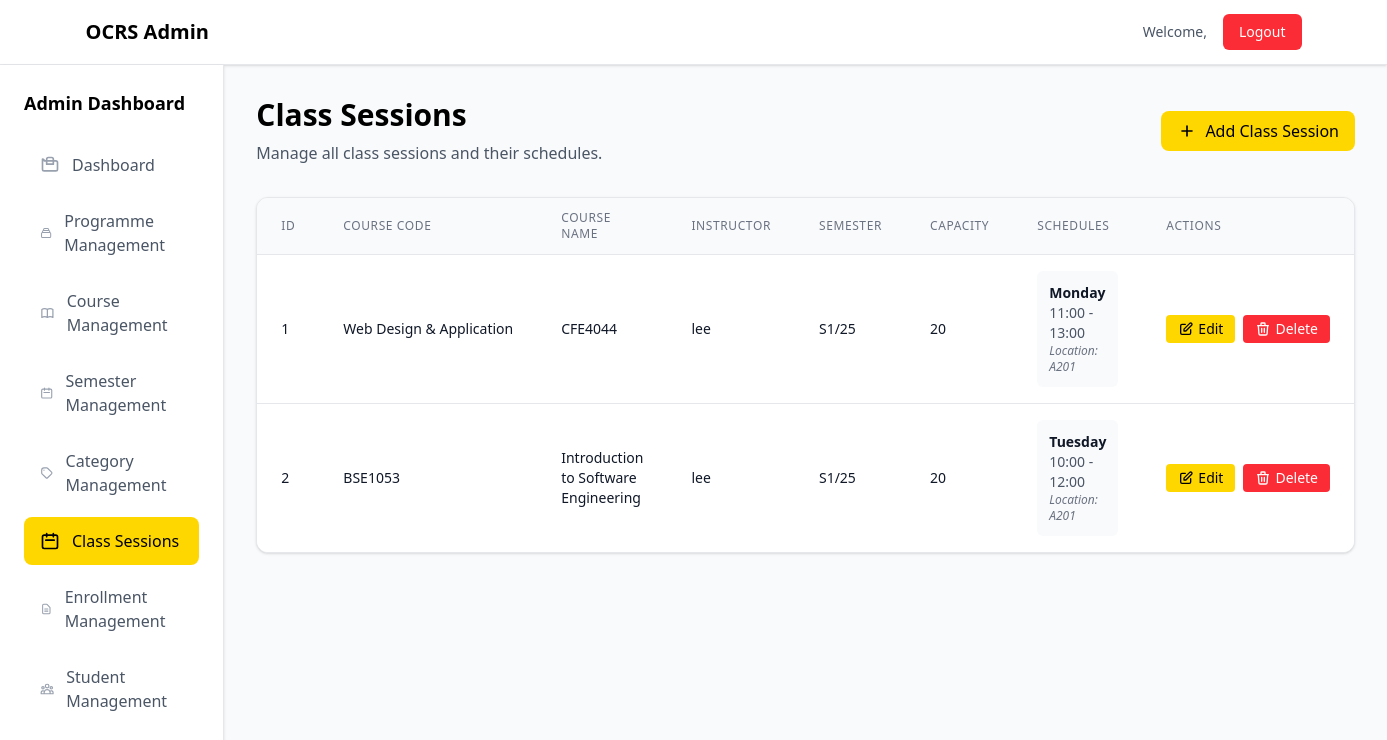
/admin/class_session.php, run on the app's committed database.
### tables this page shows
CREATE TABLE `class_sessions` (
  `session_id` int(11) NOT NULL,
  `course_id` int(11) NOT NULL,
  `instructor_id` int(11) NOT NULL,
  `semester` varchar(100) NOT NULL,
  `capacity` int(11) NOT NULL,
  `created_by` int(11) NOT NULL,
  `created_at` datetime NOT NULL,
  `updated_at` datetime NOT NULL
);

CREATE TABLE `courses` (
  `course_id` int(11) NOT NULL,
  `course_code` varchar(100) NOT NULL,
  `course_name` varchar(100) NOT NULL,
  `description` text NOT NULL,
  `credits` decimal(5,2) NOT NULL,
  `prog_id` int(11) NOT NULL,
  `created_by` int(11) NOT NULL,
  `created_at` datetime NOT NULL,
  `updated_at` datetime NOT NULL
);

CREATE TABLE `users` (
  `user_id` int(11) NOT NULL,
  `username` varchar(100) NOT NULL,
  `email` varchar(100) NOT NULL,
  `password` varchar(100) NOT NULL,
  `role` enum('user','admin') NOT NULL,
  `status` enum('approved','pending','rejected') NOT NULL,
  `is_active` tinyint(4) NOT NULL,
  `created_at` datetime NOT NULL,
  `updated_at` datetime NOT NULL
);

CREATE TABLE `class_schedules` (
  `schedule_id` int(11) NOT NULL,
  `session_id` int(11) NOT NULL,
  `day` enum('Monday','Tuesday','Wednesday','Thursday','Friday','Saturday','Sunday') NOT NULL,
  `start_time` time NOT NULL,
  `end_time` time NOT NULL,
  `location` varchar(50) NOT NULL,
  `created_by` int(11) NOT NULL,
  `created_at` datetime NOT NULL,
  `updated_at` datetime NOT NULL
);

### admin/class_session.php (the view, shortened to what this page needs)
<?php
    require_once '../header.php';
    $sql = "SELECT class_sessions.*, c.course_code, c.course_name, u.username
    FROM class_sessions
    JOIN courses c ON class_sessions.course_id = c.course_id
    JOIN users u ON class_sessions.instructor_id = u.user_id
    ORDER BY class_sessions.session_id";
    $stmt = $pdo->query($sql);
?>
<div class="min-h-screen bg-gray-50">
    <div class="bg-white shadow-sm border-b border-gray-200">
        <div class="max-w-7xl mx-auto px-4 sm:px-6 lg:px-8">
            <div class="flex justify-between items-center h-16">
                <div class="flex items-center">
                    <h1 class="text-xl font-bold text-black">OCRS Admin</h1>
                </div>
                <div class="flex items-center space-x-4">
                    <span class="text-sm text-gray-600">
                        Welcome, <?php echo htmlspecialchars($_SESSION['user']['username']); ?>
                    </span>
                    <a href="../backend/logout.php" class="bg-red-500 text-white px-4 py-2 rounded-md text-sm font-medium hover:bg-red-600 transition-colors duration-200">
                        Logout
                    </a>
                </div>
            </div>
        </div>
    </div>
    <div class="flex min-h-screen">
        <div class="w-64 bg-white shadow-sm border-r border-gray-200">
            <div class="p-6">
                <h2 class="text-lg font-semibold text-black mb-6">Admin Dashboard</h2>
                <nav class="space-y-2">
                    <a href="dashboard.php" class="flex items-center px-4 py-3 text-gray-600 rounded-lg hover:bg-[#FFD700] hover:text-black transition-colors duration-200 group">
                        Dashboard
                    </a>
                    <a href="programme.php" class="flex items-center px-4 py-3 text-gray-600 rounded-lg hover:bg-[#FFD700] hover:text-black transition-colors duration-200 group">
                        Programme Management
                    </a>
                    <a href="course.php" class="flex items-center px-4 py-3 text-gray-600 rounded-lg hover:bg-[#FFD700] hover:text-black transition-colors duration-200 group">
                        Course Management
                    </a>
                    <a href="semester.php" class="flex items-center px-4 py-3 text-gray-600 rounded-lg hover:bg-[#FFD700] hover:text-black transition-colors duration-200 group">
                        <svg class="w-5 h-5 mr-3 text-gray-400 group-hover:text-black" fill="none" stroke="currentColor" viewBox="0 0 24 24">
                            <path stroke-linecap="round" stroke-linejoin="round" stroke-width="2" d="M8 7V3m8 4V3m-9 8h10M5 21h14a2 2 0 002-2V7a2 2 0 00-2-2H5a2 2 0 00-2 2v12a2 2 0 002 2z"></path>
                        </svg>
                        Semester Management
                    </a>
                    <a href="category.php" class="flex items-center px-4 py-3 text-gray-600 rounded-lg hover:bg-[#FFD700] hover:text-black transition-colors duration-200 group">
                        Category Management
                    </a>
                    <a href="class_session.php" class="flex items-center px-4 py-3 text-black bg-[#FFD700] rounded-lg group">
                        <svg class="w-5 h-5 mr-3 text-black" fill="none" stroke="currentColor" viewBox="0 0 24 24">
                            <path stroke-linecap="round" stroke-linejoin="round" stroke-width="2" d="M8 7V3m8 4V3m-9 8h10M5 21h14a2 2 0 002-2V7a2 2 0 00-2-2H5a2 2 0 00-2 2v12a2 2 0 002 2z"></path>
                        </svg>
                        Class Sessions
                    </a>
                    <a href="enrollment.php" class="flex items-center px-4 py-3 text-gray-600 rounded-lg hover:bg-[#FFD700] hover:text-black transition-colors duration-200 group">
                        Enrollment Management
                    </a>
                    <a href="student.php" class="flex items-center px-4 py-3 text-gray-600 rounded-lg hover:bg-[#FFD700] hover:text-black transition-colors duration-200 group">
                        Student Management
                    </a>
                </nav>
            </div>
        </div>
        <div class="flex-1 p-8">
            <div class="mb-8">
                <div class="flex justify-between items-center">
                    <div>
                        <h1 class="text-3xl font-bold text-black mb-2">Class Sessions</h1>
                        <p class="text-gray-600">Manage all class sessions and their schedules.</p>
                    </div>
                    <a href="add_class_session.php" class="inline-flex items-center px-4 py-2 bg-[#FFD700] text-black rounded-lg font-medium hover:bg-[#e6c200] transition-colors duration-200">
                        <svg class="w-5 h-5 mr-2" fill="none" stroke="currentColor" viewBox="0 0 24 24">
                            <path stroke-linecap="round" stroke-linejoin="round" stroke-width="2" d="M12 6v6m0 0v6m0-6h6m-6 0H6"></path>
                        </svg>
                        Add Class Session
                    </a>
                </div>
            </div>
            <div class="bg-white rounded-xl shadow-sm border border-gray-200 overflow-hidden">
                <?php if($stmt->rowCount() > 0): ?>
                    <div class="overflow-x-auto">
                        <table class="w-full">
                            <thead class="bg-gray-50 border-b border-gray-200">
                                <tr>
                                    <th class="px-6 py-3 text-left text-xs font-medium text-gray-500 uppercase tracking-wider">ID</th>
                                    <th class="px-6 py-3 text-left text-xs font-medium text-gray-500 uppercase tracking-wider">Course Code</th>
                                    <th class="px-6 py-3 text-left text-xs font-medium text-gray-500 uppercase tracking-wider">Course Name</th>
                                    <th class="px-6 py-3 text-left text-xs font-medium text-gray-500 uppercase tracking-wider">Instructor</th>
                                    <th class="px-6 py-3 text-left text-xs font-medium text-gray-500 uppercase tracking-wider">Semester</th>
                                    <th class="px-6 py-3 text-left text-xs font-medium text-gray-500 uppercase tracking-wider">Capacity</th>
                                    <th class="px-6 py-3 text-left text-xs font-medium text-gray-500 uppercase tracking-wider">Schedules</th>
                                    <th class="px-6 py-3 text-left text-xs font-medium text-gray-500 uppercase tracking-wider">Actions</th>
                                </tr>
                            </thead>
                            <tbody class="bg-white divide-y divide-gray-200">
                                <?php while($class_session = $stmt->fetch(PDO::FETCH_ASSOC)): ?>
                                    <?php
                                        $schedule_sql = "SELECT * FROM class_schedules WHERE session_id = ? ORDER BY day, start_time";
                                        $schedule_stmt = $pdo->prepare($schedule_sql);
                                        $schedule_stmt->execute([$class_session['session_id']]);
                                    ?>
                                    <tr class="hover:bg-gray-50 transition-colors duration-200">
                                        <td class="px-6 py-4 whitespace-nowrap text-sm text-gray-900"><?php echo htmlspecialchars($class_session['session_id']); ?></td>
                                        <td class="px-6 py-4 whitespace-nowrap text-sm font-medium text-gray-900"><?php echo htmlspecialchars($class_session['course_code']); ?></td>
                                        <td class="px-6 py-4 text-sm text-gray-900"><?php echo htmlspecialchars($class_session['course_name']); ?></td>
                                        <td class="px-6 py-4 whitespace-nowrap text-sm text-gray-900"><?php echo htmlspecialchars($class_session['username']); ?></td>
                                        <td class="px-6 py-4 whitespace-nowrap text-sm text-gray-900"><?php echo htmlspecialchars($class_session['semester']); ?></td>
                                        <td class="px-6 py-4 whitespace-nowrap text-sm text-gray-900"><?php echo htmlspecialchars($class_session['capacity']); ?></td>
                                        <td class="px-6 py-4 text-sm text-gray-900">
                                            <?php if($schedule_stmt->rowCount() > 0): ?>
                                                <div class="space-y-2">
                                                    <?php while($schedule = $schedule_stmt->fetch(PDO::FETCH_ASSOC)): ?>
                                                        <div class="bg-gray-50 rounded-md p-3">
                                                            <p class="font-semibold text-gray-900"><?php echo htmlspecialchars($schedule['day']); ?></p>
                                                            <p class="text-sm text-gray-600">
                                                                <?php echo date('H:i', strtotime($schedule['start_time'])); ?> - <?php echo date('H:i', strtotime($schedule['end_time'])); ?>
                                                            </p>
                                                            <p class="text-xs text-gray-500 italic">
                                                                Location: <?php echo htmlspecialchars($schedule['location']); ?>
                                                            </p>
                                                        </div>
                                                    <?php endwhile; ?>
                                                </div>
                                            <?php else: ?>
                                                <span class="text-gray-500 italic">No schedules assigned</span>
                                            <?php endif; ?>
                                        </td>
                                        <td class="px-6 py-4 whitespace-nowrap text-sm font-medium">
                                            <div class="flex space-x-2">
                                                <a href="update_class_session.php?id=<?php echo $class_session['session_id']; ?>" class="inline-flex items-center px-3 py-1 bg-[#FFD700] text-black rounded text-sm hover:bg-[#e6c200] transition-colors duration-200">
                                                    <svg class="w-4 h-4 mr-1" fill="none" stroke="currentColor" viewBox="0 0 24 24">
                                                        <path stroke-linecap="round" stroke-linejoin="round" stroke-width="2" d="M11 5H6a2 2 0 00-2 2v11a2 2 0 002 2h11a2 2 0 002-2v-5m-1.414-9.414a2 2 0 112.828 2.828L11.828 15H9v-2.828l8.586-8.586z"></path>
                                                    </svg>
                                                    Edit
                                                </a>
                                                <a href="../backend/class_session_controller.php?id=<?php echo $class_session['session_id'];?>&action=delete" onclick="return confirm('Are you sure you want to delete this class session?')" class="inline-flex items-center px-3 py-1 bg-red-500 text-white rounded text-sm hover:bg-red-600 transition-colors duration-200">
                                                    <svg class="w-4 h-4 mr-1" fill="none" stroke="currentColor" viewBox="0 0 24 24">
                                                        <path stroke-linecap="round" stroke-linejoin="round" stroke-width="2" d="M19 7l-.867 12.142A2 2 0 0116.138 21H7.862a2 2 0 01-1.995-1.858L5 7m5 4v6m4-6v6m1-10V4a1 1 0 00-1-1h-4a1 1 0 00-1 1v3M4 7h16"></path>
                                                    </svg>
                                                    Delete
                                                </a>
                                            </div>
                                        </td>
                                    </tr>
                                <?php endwhile; ?>
                            </tbody>
                        </table>
                    </div>
                <?php endif; ?>
            </div>
        </div>
    </div>
</div>
<?php
    require_once '../footer.php';
?>

### header.php (shortened to what this page needs)
<!DOCTYPE html>
<html lang="en">
<head>
    <script src="https://cdn.jsdelivr.net/npm/@tailwindcss/browser@4"></script>
</head>
<body>

### footer.php (shortened to what this page needs)
</body>
</html>

### data on the page
class_sessions: session_id "1", course.course_code "Web Design & Application", course.course_name "CFE4044", users.username "lee", semester "S1/25", capacity "20"
class_schedules: day "Monday", start_time "11:00", end_time "13:00", location "A201"
class_sessions: session_id "2", course.course_code "BSE1053", course.course_name "Introduction to Software Engineering", users.username "lee", semester "S1/25", capacity "20"
class_schedules: day "Tuesday", start_time "10:00", end_time "12:00", location "A201"
